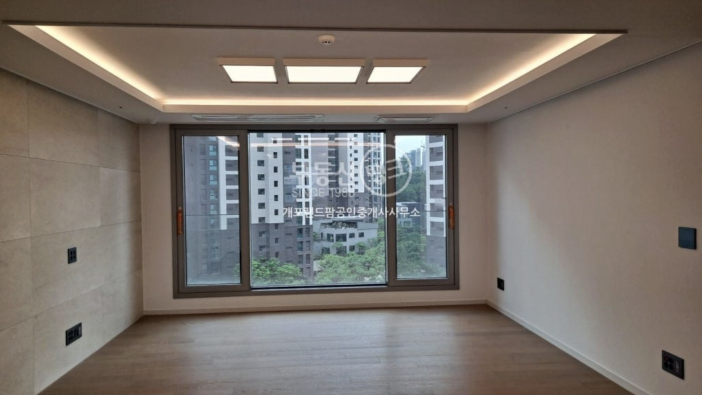
#> input picture seminar2/00_전체/029_거실_0.3pct.png, 1404 x 790 px, found by its file name (shown at 1/2 size)
$ python generate_paper_figure2_v6_grid4.py
#> lines starting #> are read from the running program, lines starting #| are printed output that depends on the picture
"""
Figure 2 v6_grid4 — 성공 2 + 실패 2 (4장으로 축소, 분량 절감)
"""
import os
import matplotlib
matplotlib.use('Agg')
import matplotlib.pyplot as plt
import matplotlib.image as mpimg
from matplotlib import font_manager

FONT = '/System/Library/Fonts/AppleSDGothicNeo.ttc'
if os.path.exists(FONT):
    font_manager.fontManager.addfont(FONT)
    plt.rcParams['font.family'] = 'Apple SD Gothic Neo'
plt.rcParams['axes.unicode_minus'] = False

PHOTO_DIR = '/Users/honghwasu/Desktop/research_project/seminar2/00_전체'
OUT = '/Users/honghwasu/Desktop/research_project/output/paper_figures/fig2_qualitative_grid4.png'

cases = [
    ('029_거실_0.3pct.png',       'ID 029', 4340, 4353, 0.3, '창문 정면, 양쪽 벽 명확',  True),
    ('020_거실_0.9pct.png',       'ID 020', 4340, 4381, 0.9, '창문 정면, 좌측 패널 벽',  True),
    ('060_거실_65.1pct.png',      'ID 060', 4040, 1408, 65.1, '식탁·의자가 중앙 가림',    False),
    ('014_작은침실_96.9pct.png',  'ID 014', 2540,   78, 96.9, '좁은 방, 좌측 창문',       False),
]

fig, axes = plt.subplots(2, 2, figsize=(11, 8))
plt.subplots_adjust(top=0.93, bottom=0.05, left=0.07, right=0.985,
                    wspace=0.06, hspace=0.18)

for ax, (fn, lbl, gt, m, err, note, success) in zip(axes.flat, cases):
    p = os.path.join(PHOTO_DIR, fn)
    if os.path.exists(p):
        ax.imshow(mpimg.imread(p))
    else:
        ax.text(0.5, 0.5, f'(missing\n{fn})', ha='center', va='center', transform=ax.transAxes)
    ax.set_xticks([])
    ax.set_yticks([])
    color = '#1B5E20' if success else '#B71C1C'
    bg    = '#E8F5E9' if success else '#FFEBEE'
    title = f'{lbl}  GT {gt:,} mm  →  측정 {m:,} mm  (오차 {err:.1f}%)'
    # 제목을 axes 내부 좌상단 오버레이로 배치(이미지 밖으로 삐져나오지 않음)
    ax.text(0.015, 0.97, title, transform=ax.transAxes,
            ha='left', va='top', fontsize=10, color=color, weight='bold',
            bbox=dict(boxstyle='round,pad=0.3', facecolor=bg,
                      edgecolor=color, linewidth=1.1, alpha=0.95))
    ax.text(0.5, -0.05, note, transform=ax.transAxes,
            ha='center', va='top', fontsize=9.5, style='italic', color='#444')

# 행 라벨: 단일 단어, 마진 안쪽에 배치하여 axes/제목과 겹치지 않게
fig.text(0.022, 0.72, '성공', ha='center', va='center',
         fontsize=13, weight='bold', color='#1B5E20', rotation=90)
fig.text(0.022, 0.28, '실패', ha='center', va='center',
         fontsize=13, weight='bold', color='#B71C1C', rotation=90)

fig.suptitle('그림 2.  환경 조건별 성공/실패 사례 비교 (자동 RANSAC 측정)',
             fontsize=12.5, weight='bold', y=0.985)

plt.savefig(OUT, dpi=180, bbox_inches='tight', facecolor='white')
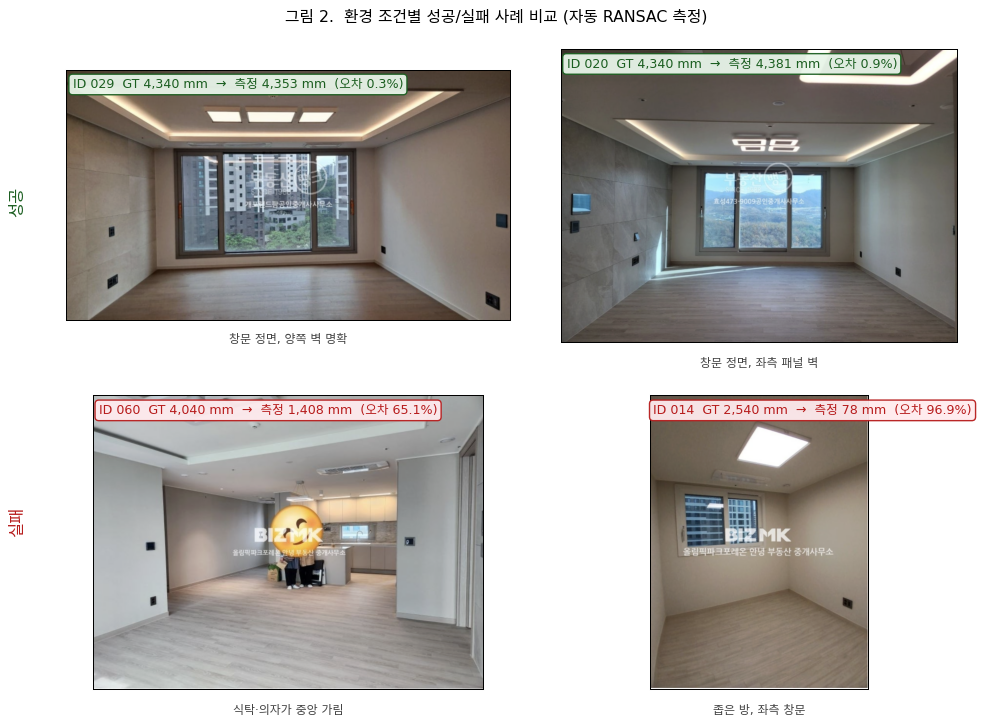
#> figure drawn by matplotlib, 4 panels
print(f'Saved: {OUT}')
